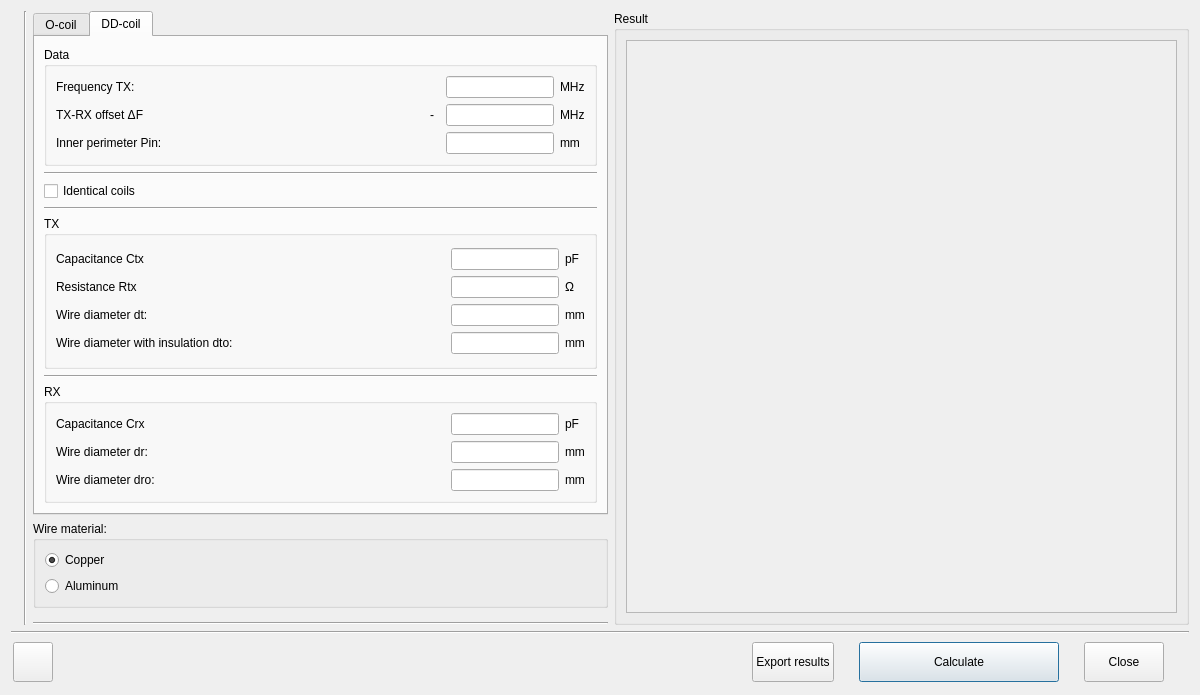
<?xml version="1.0" encoding="UTF-8"?>
<ui version="4.0">
 <class>Multiloop</class>
 <widget class="QDialog" name="Multiloop">
  <property name="windowModality">
   <enum>Qt::WindowModal</enum>
  </property>
  <property name="geometry">
   <rect>
    <x>0</x>
    <y>0</y>
    <width>1200</width>
    <height>695</height>
   </rect>
  </property>
  <property name="sizePolicy">
   <sizepolicy hsizetype="Fixed" vsizetype="Fixed">
    <horstretch>0</horstretch>
    <verstretch>0</verstretch>
   </sizepolicy>
  </property>
  <property name="minimumSize">
   <size>
    <width>950</width>
    <height>695</height>
   </size>
  </property>
  <property name="maximumSize">
   <size>
    <width>1700</width>
    <height>900</height>
   </size>
  </property>
  <property name="windowTitle">
   <string>Search coil of a metal detector</string>
  </property>
  <property name="windowIcon">
   <iconset resource="res.qrc">
    <normaloff>:/menu_ico/res/ico1-multiloop.png</normaloff>:/menu_ico/res/ico1-multiloop.png</iconset>
  </property>
  <property name="locale">
   <locale language="English" country="UnitedStates"/>
  </property>
  <layout class="QVBoxLayout" name="verticalLayout_5">
   <item>
    <layout class="QHBoxLayout" name="horizontalLayout_4">
     <item>
      <widget class="QLabel" name="image">
       <property name="sizePolicy">
        <sizepolicy hsizetype="Fixed" vsizetype="Preferred">
         <horstretch>0</horstretch>
         <verstretch>0</verstretch>
        </sizepolicy>
       </property>
       <property name="text">
        <string notr="true"/>
       </property>
       <property name="pixmap">
        <pixmap resource="res.qrc">:/images/res/multi_loop.png</pixmap>
       </property>
       <property name="alignment">
        <set>Qt::AlignCenter</set>
       </property>
      </widget>
     </item>
     <item>
      <widget class="Line" name="line_2">
       <property name="orientation">
        <enum>Qt::Vertical</enum>
       </property>
      </widget>
     </item>
     <item>
      <layout class="QVBoxLayout" name="verticalLayout_14">
       <item>
        <widget class="QTabWidget" name="tabWidget">
         <property name="sizePolicy">
          <sizepolicy hsizetype="Expanding" vsizetype="Expanding">
           <horstretch>0</horstretch>
           <verstretch>0</verstretch>
          </sizepolicy>
         </property>
         <property name="focusPolicy">
          <enum>Qt::NoFocus</enum>
         </property>
         <property name="currentIndex">
          <number>1</number>
         </property>
         <widget class="QWidget" name="tab_1">
          <attribute name="title">
           <string notr="true">O-coil</string>
          </attribute>
          <layout class="QVBoxLayout" name="verticalLayout">
           <item>
            <layout class="QHBoxLayout" name="horizontalLayout">
             <item>
              <layout class="QVBoxLayout" name="verticalLayout_2">
               <item>
                <widget class="Line" name="line_4">
                 <property name="orientation">
                  <enum>Qt::Horizontal</enum>
                 </property>
                </widget>
               </item>
               <item>
                <widget class="QCheckBox" name="checkBox_isReverce">
                 <property name="text">
                  <string>Reverse calculation</string>
                 </property>
                </widget>
               </item>
               <item>
                <widget class="Line" name="line">
                 <property name="orientation">
                  <enum>Qt::Horizontal</enum>
                 </property>
                </widget>
               </item>
               <item>
                <widget class="QGroupBox" name="groupBox">
                 <property name="sizePolicy">
                  <sizepolicy hsizetype="Preferred" vsizetype="Fixed">
                   <horstretch>0</horstretch>
                   <verstretch>0</verstretch>
                  </sizepolicy>
                 </property>
                 <property name="title">
                  <string>Data</string>
                 </property>
                 <layout class="QVBoxLayout" name="verticalLayout_3">
                  <item>
                   <layout class="QGridLayout" name="gridLayout">
                    <item row="0" column="0">
                     <widget class="QLabel" name="label_N">
                      <property name="text">
                       <string notr="true">Number of turns N:</string>
                      </property>
                      <property name="wordWrap">
                       <bool>true</bool>
                      </property>
                     </widget>
                    </item>
                    <item row="0" column="1">
                     <widget class="QLineEdit" name="lineEdit_N">
                      <property name="sizePolicy">
                       <sizepolicy hsizetype="Fixed" vsizetype="Fixed">
                        <horstretch>0</horstretch>
                        <verstretch>0</verstretch>
                       </sizepolicy>
                      </property>
                     </widget>
                    </item>
                    <item row="0" column="3">
                     <spacer name="horizontalSpacer">
                      <property name="orientation">
                       <enum>Qt::Horizontal</enum>
                      </property>
                      <property name="sizeHint" stdset="0">
                       <size>
                        <width>40</width>
                        <height>20</height>
                       </size>
                      </property>
                     </spacer>
                    </item>
                    <item row="0" column="2">
                     <widget class="QLabel" name="label_N_m">
                      <property name="text">
                       <string notr="true">microH</string>
                      </property>
                     </widget>
                    </item>
                   </layout>
                  </item>
                 </layout>
                </widget>
               </item>
               <item>
                <widget class="Line" name="line_3">
                 <property name="orientation">
                  <enum>Qt::Horizontal</enum>
                 </property>
                </widget>
               </item>
               <item>
                <widget class="QGroupBox" name="groupBox_2">
                 <property name="sizePolicy">
                  <sizepolicy hsizetype="Expanding" vsizetype="Preferred">
                   <horstretch>0</horstretch>
                   <verstretch>0</verstretch>
                  </sizepolicy>
                 </property>
                 <property name="title">
                  <string>Dimensions</string>
                 </property>
                 <layout class="QVBoxLayout" name="verticalLayout_4">
                  <item>
                   <layout class="QGridLayout" name="gridLayout_2">
                    <item row="0" column="1">
                     <widget class="QLineEdit" name="lineEdit_Di">
                      <property name="sizePolicy">
                       <sizepolicy hsizetype="Fixed" vsizetype="Fixed">
                        <horstretch>0</horstretch>
                        <verstretch>0</verstretch>
                       </sizepolicy>
                      </property>
                     </widget>
                    </item>
                    <item row="1" column="2">
                     <widget class="QLabel" name="label_02">
                      <property name="sizePolicy">
                       <sizepolicy hsizetype="Fixed" vsizetype="Preferred">
                        <horstretch>0</horstretch>
                        <verstretch>0</verstretch>
                       </sizepolicy>
                      </property>
                      <property name="text">
                       <string notr="true">mm</string>
                      </property>
                     </widget>
                    </item>
                    <item row="1" column="0">
                     <widget class="QLabel" name="label_2">
                      <property name="text">
                       <string notr="true">Wire diameter d:</string>
                      </property>
                      <property name="wordWrap">
                       <bool>true</bool>
                      </property>
                     </widget>
                    </item>
                    <item row="0" column="0">
                     <widget class="QLabel" name="label_1">
                      <property name="text">
                       <string notr="true">Inside diameter Di:</string>
                      </property>
                      <property name="wordWrap">
                       <bool>true</bool>
                      </property>
                     </widget>
                    </item>
                    <item row="1" column="1">
                     <widget class="QLineEdit" name="lineEdit_d">
                      <property name="sizePolicy">
                       <sizepolicy hsizetype="Fixed" vsizetype="Fixed">
                        <horstretch>0</horstretch>
                        <verstretch>0</verstretch>
                       </sizepolicy>
                      </property>
                     </widget>
                    </item>
                    <item row="0" column="2">
                     <widget class="QLabel" name="label_01">
                      <property name="sizePolicy">
                       <sizepolicy hsizetype="Fixed" vsizetype="Preferred">
                        <horstretch>0</horstretch>
                        <verstretch>0</verstretch>
                       </sizepolicy>
                      </property>
                      <property name="text">
                       <string notr="true">mm</string>
                      </property>
                     </widget>
                    </item>
                    <item row="2" column="1">
                     <widget class="QLineEdit" name="lineEdit_do">
                      <property name="sizePolicy">
                       <sizepolicy hsizetype="Fixed" vsizetype="Fixed">
                        <horstretch>0</horstretch>
                        <verstretch>0</verstretch>
                       </sizepolicy>
                      </property>
                     </widget>
                    </item>
                    <item row="2" column="0">
                     <widget class="QLabel" name="label_3">
                      <property name="text">
                       <string notr="true">Wire diameter with insulation do:</string>
                      </property>
                      <property name="wordWrap">
                       <bool>true</bool>
                      </property>
                     </widget>
                    </item>
                    <item row="2" column="2">
                     <widget class="QLabel" name="label_03">
                      <property name="sizePolicy">
                       <sizepolicy hsizetype="Fixed" vsizetype="Preferred">
                        <horstretch>0</horstretch>
                        <verstretch>0</verstretch>
                       </sizepolicy>
                      </property>
                      <property name="text">
                       <string notr="true">mm</string>
                      </property>
                     </widget>
                    </item>
                   </layout>
                  </item>
                 </layout>
                </widget>
               </item>
              </layout>
             </item>
            </layout>
           </item>
          </layout>
         </widget>
         <widget class="QWidget" name="tab_2">
          <attribute name="title">
           <string notr="true">DD-coil</string>
          </attribute>
          <layout class="QVBoxLayout" name="verticalLayout_13">
           <item>
            <layout class="QHBoxLayout" name="horizontalLayout_3">
             <item>
              <layout class="QVBoxLayout" name="verticalLayout_9">
               <item>
                <widget class="QGroupBox" name="groupBox_Data">
                 <property name="sizePolicy">
                  <sizepolicy hsizetype="Preferred" vsizetype="Fixed">
                   <horstretch>0</horstretch>
                   <verstretch>0</verstretch>
                  </sizepolicy>
                 </property>
                 <property name="title">
                  <string>Data</string>
                 </property>
                 <layout class="QVBoxLayout" name="verticalLayout_10">
                  <item>
                   <layout class="QGridLayout" name="gridLayout_3">
                    <item row="0" column="3">
                     <widget class="QLabel" name="label_Ftx_m">
                      <property name="sizePolicy">
                       <sizepolicy hsizetype="Fixed" vsizetype="Preferred">
                        <horstretch>0</horstretch>
                        <verstretch>0</verstretch>
                       </sizepolicy>
                      </property>
                      <property name="text">
                       <string notr="true">MHz</string>
                      </property>
                     </widget>
                    </item>
                    <item row="1" column="2">
                     <widget class="QLineEdit" name="lineEdit_deltaF">
                      <property name="sizePolicy">
                       <sizepolicy hsizetype="Fixed" vsizetype="Fixed">
                        <horstretch>0</horstretch>
                        <verstretch>0</verstretch>
                       </sizepolicy>
                      </property>
                     </widget>
                    </item>
                    <item row="1" column="1">
                     <widget class="QToolButton" name="toolButton">
                      <property name="minimumSize">
                       <size>
                        <width>16</width>
                        <height>16</height>
                       </size>
                      </property>
                      <property name="maximumSize">
                       <size>
                        <width>16</width>
                        <height>16</height>
                       </size>
                      </property>
                      <property name="focusPolicy">
                       <enum>Qt::NoFocus</enum>
                      </property>
                      <property name="text">
                       <string notr="true">-</string>
                      </property>
                      <property name="checkable">
                       <bool>true</bool>
                      </property>
                      <property name="autoRaise">
                       <bool>true</bool>
                      </property>
                     </widget>
                    </item>
                    <item row="0" column="2">
                     <widget class="QLineEdit" name="lineEdit_Ftx">
                      <property name="sizePolicy">
                       <sizepolicy hsizetype="Fixed" vsizetype="Fixed">
                        <horstretch>0</horstretch>
                        <verstretch>0</verstretch>
                       </sizepolicy>
                      </property>
                     </widget>
                    </item>
                    <item row="0" column="0">
                     <widget class="QLabel" name="label_Ftx">
                      <property name="text">
                       <string notr="true">Frequency TX:</string>
                      </property>
                      <property name="wordWrap">
                       <bool>true</bool>
                      </property>
                     </widget>
                    </item>
                    <item row="1" column="0">
                     <widget class="QLabel" name="label_deltaF">
                      <property name="text">
                       <string notr="true">TX-RX offset ΔF</string>
                      </property>
                     </widget>
                    </item>
                    <item row="4" column="2">
                     <widget class="QLineEdit" name="lineEdit_Pin">
                      <property name="sizePolicy">
                       <sizepolicy hsizetype="Fixed" vsizetype="Fixed">
                        <horstretch>0</horstretch>
                        <verstretch>0</verstretch>
                       </sizepolicy>
                      </property>
                     </widget>
                    </item>
                    <item row="4" column="0">
                     <widget class="QLabel" name="label_Pin">
                      <property name="text">
                       <string notr="true">Inner perimeter Pin:</string>
                      </property>
                      <property name="wordWrap">
                       <bool>true</bool>
                      </property>
                     </widget>
                    </item>
                    <item row="4" column="3">
                     <widget class="QLabel" name="label_Pin_m">
                      <property name="sizePolicy">
                       <sizepolicy hsizetype="Fixed" vsizetype="Preferred">
                        <horstretch>0</horstretch>
                        <verstretch>0</verstretch>
                       </sizepolicy>
                      </property>
                      <property name="text">
                       <string notr="true">mm</string>
                      </property>
                     </widget>
                    </item>
                    <item row="1" column="3">
                     <widget class="QLabel" name="label_deltaF_m">
                      <property name="sizePolicy">
                       <sizepolicy hsizetype="Fixed" vsizetype="Preferred">
                        <horstretch>0</horstretch>
                        <verstretch>0</verstretch>
                       </sizepolicy>
                      </property>
                      <property name="text">
                       <string notr="true">MHz</string>
                      </property>
                     </widget>
                    </item>
                   </layout>
                  </item>
                 </layout>
                </widget>
               </item>
               <item>
                <widget class="Line" name="line_8">
                 <property name="orientation">
                  <enum>Qt::Horizontal</enum>
                 </property>
                </widget>
               </item>
               <item>
                <widget class="QCheckBox" name="checkBox_identical">
                 <property name="focusPolicy">
                  <enum>Qt::NoFocus</enum>
                 </property>
                 <property name="text">
                  <string>Identical coils</string>
                 </property>
                </widget>
               </item>
               <item>
                <widget class="Line" name="line_9">
                 <property name="orientation">
                  <enum>Qt::Horizontal</enum>
                 </property>
                </widget>
               </item>
               <item>
                <widget class="QGroupBox" name="groupBox_TX">
                 <property name="sizePolicy">
                  <sizepolicy hsizetype="Preferred" vsizetype="Fixed">
                   <horstretch>0</horstretch>
                   <verstretch>0</verstretch>
                  </sizepolicy>
                 </property>
                 <property name="title">
                  <string notr="true">TX</string>
                 </property>
                 <layout class="QVBoxLayout" name="verticalLayout_12">
                  <item>
                   <layout class="QGridLayout" name="gridLayout_4">
                    <item row="3" column="1">
                     <widget class="QLineEdit" name="lineEdit_dw">
                      <property name="sizePolicy">
                       <sizepolicy hsizetype="Fixed" vsizetype="Fixed">
                        <horstretch>0</horstretch>
                        <verstretch>0</verstretch>
                       </sizepolicy>
                      </property>
                     </widget>
                    </item>
                    <item row="1" column="0">
                     <widget class="QLabel" name="label_Ctx">
                      <property name="text">
                       <string notr="true">Capacitance Ctx</string>
                      </property>
                     </widget>
                    </item>
                    <item row="3" column="0">
                     <widget class="QLabel" name="label_dw">
                      <property name="text">
                       <string notr="true">Wire diameter dt:</string>
                      </property>
                      <property name="wordWrap">
                       <bool>true</bool>
                      </property>
                     </widget>
                    </item>
                    <item row="1" column="2">
                     <widget class="QLabel" name="label_Ctx_m">
                      <property name="sizePolicy">
                       <sizepolicy hsizetype="Fixed" vsizetype="Preferred">
                        <horstretch>0</horstretch>
                        <verstretch>0</verstretch>
                       </sizepolicy>
                      </property>
                      <property name="text">
                       <string notr="true">pF</string>
                      </property>
                     </widget>
                    </item>
                    <item row="4" column="2">
                     <widget class="QLabel" name="label_dt_m">
                      <property name="sizePolicy">
                       <sizepolicy hsizetype="Fixed" vsizetype="Preferred">
                        <horstretch>0</horstretch>
                        <verstretch>0</verstretch>
                       </sizepolicy>
                      </property>
                      <property name="text">
                       <string notr="true">mm</string>
                      </property>
                     </widget>
                    </item>
                    <item row="4" column="0">
                     <widget class="QLabel" name="label_dt">
                      <property name="text">
                       <string notr="true">Wire diameter with insulation dto:</string>
                      </property>
                      <property name="wordWrap">
                       <bool>true</bool>
                      </property>
                     </widget>
                    </item>
                    <item row="4" column="1">
                     <widget class="QLineEdit" name="lineEdit_dt">
                      <property name="sizePolicy">
                       <sizepolicy hsizetype="Fixed" vsizetype="Fixed">
                        <horstretch>0</horstretch>
                        <verstretch>0</verstretch>
                       </sizepolicy>
                      </property>
                     </widget>
                    </item>
                    <item row="1" column="1">
                     <widget class="QLineEdit" name="lineEdit_Ctx">
                      <property name="sizePolicy">
                       <sizepolicy hsizetype="Fixed" vsizetype="Fixed">
                        <horstretch>0</horstretch>
                        <verstretch>0</verstretch>
                       </sizepolicy>
                      </property>
                     </widget>
                    </item>
                    <item row="3" column="2">
                     <widget class="QLabel" name="label_dw_m">
                      <property name="sizePolicy">
                       <sizepolicy hsizetype="Fixed" vsizetype="Preferred">
                        <horstretch>0</horstretch>
                        <verstretch>0</verstretch>
                       </sizepolicy>
                      </property>
                      <property name="text">
                       <string notr="true">mm</string>
                      </property>
                     </widget>
                    </item>
                    <item row="2" column="1">
                     <widget class="QLineEdit" name="lineEdit_Rtx">
                      <property name="sizePolicy">
                       <sizepolicy hsizetype="Fixed" vsizetype="Fixed">
                        <horstretch>0</horstretch>
                        <verstretch>0</verstretch>
                       </sizepolicy>
                      </property>
                     </widget>
                    </item>
                    <item row="2" column="0">
                     <widget class="QLabel" name="label_Rtx">
                      <property name="text">
                       <string notr="true">Resistance Rtx</string>
                      </property>
                     </widget>
                    </item>
                    <item row="2" column="2">
                     <widget class="QLabel" name="label_Rtx_m">
                      <property name="sizePolicy">
                       <sizepolicy hsizetype="Fixed" vsizetype="Preferred">
                        <horstretch>0</horstretch>
                        <verstretch>0</verstretch>
                       </sizepolicy>
                      </property>
                      <property name="text">
                       <string notr="true">Ω</string>
                      </property>
                     </widget>
                    </item>
                   </layout>
                  </item>
                 </layout>
                </widget>
               </item>
               <item>
                <widget class="Line" name="line_7">
                 <property name="orientation">
                  <enum>Qt::Horizontal</enum>
                 </property>
                </widget>
               </item>
               <item>
                <widget class="QGroupBox" name="groupBox_RX">
                 <property name="sizePolicy">
                  <sizepolicy hsizetype="Preferred" vsizetype="Fixed">
                   <horstretch>0</horstretch>
                   <verstretch>0</verstretch>
                  </sizepolicy>
                 </property>
                 <property name="title">
                  <string notr="true">RX</string>
                 </property>
                 <layout class="QVBoxLayout" name="verticalLayout_7">
                  <item>
                   <layout class="QGridLayout" name="gridLayout_5">
                    <item row="0" column="2">
                     <widget class="QLabel" name="label_Crx_m">
                      <property name="sizePolicy">
                       <sizepolicy hsizetype="Fixed" vsizetype="Preferred">
                        <horstretch>0</horstretch>
                        <verstretch>0</verstretch>
                       </sizepolicy>
                      </property>
                      <property name="text">
                       <string notr="true">pF</string>
                      </property>
                     </widget>
                    </item>
                    <item row="1" column="2">
                     <widget class="QLabel" name="label_dw2_m">
                      <property name="sizePolicy">
                       <sizepolicy hsizetype="Fixed" vsizetype="Preferred">
                        <horstretch>0</horstretch>
                        <verstretch>0</verstretch>
                       </sizepolicy>
                      </property>
                      <property name="text">
                       <string notr="true">mm</string>
                      </property>
                     </widget>
                    </item>
                    <item row="1" column="1">
                     <widget class="QLineEdit" name="lineEdit_dw2">
                      <property name="sizePolicy">
                       <sizepolicy hsizetype="Fixed" vsizetype="Fixed">
                        <horstretch>0</horstretch>
                        <verstretch>0</verstretch>
                       </sizepolicy>
                      </property>
                     </widget>
                    </item>
                    <item row="0" column="1">
                     <widget class="QLineEdit" name="lineEdit_Crx">
                      <property name="sizePolicy">
                       <sizepolicy hsizetype="Fixed" vsizetype="Fixed">
                        <horstretch>0</horstretch>
                        <verstretch>0</verstretch>
                       </sizepolicy>
                      </property>
                     </widget>
                    </item>
                    <item row="1" column="0">
                     <widget class="QLabel" name="label_dw2">
                      <property name="text">
                       <string notr="true">Wire diameter dr:</string>
                      </property>
                     </widget>
                    </item>
                    <item row="0" column="0">
                     <widget class="QLabel" name="label_Crx">
                      <property name="text">
                       <string notr="true">Capacitance Crx</string>
                      </property>
                     </widget>
                    </item>
                    <item row="2" column="0">
                     <widget class="QLabel" name="label_dt2">
                      <property name="text">
                       <string notr="true">Wire diameter dro:</string>
                      </property>
                     </widget>
                    </item>
                    <item row="2" column="1">
                     <widget class="QLineEdit" name="lineEdit_dt2">
                      <property name="sizePolicy">
                       <sizepolicy hsizetype="Fixed" vsizetype="Fixed">
                        <horstretch>0</horstretch>
                        <verstretch>0</verstretch>
                       </sizepolicy>
                      </property>
                     </widget>
                    </item>
                    <item row="2" column="2">
                     <widget class="QLabel" name="label_dt2_m">
                      <property name="sizePolicy">
                       <sizepolicy hsizetype="Fixed" vsizetype="Preferred">
                        <horstretch>0</horstretch>
                        <verstretch>0</verstretch>
                       </sizepolicy>
                      </property>
                      <property name="text">
                       <string notr="true">mm</string>
                      </property>
                     </widget>
                    </item>
                   </layout>
                  </item>
                 </layout>
                </widget>
               </item>
              </layout>
             </item>
            </layout>
           </item>
          </layout>
         </widget>
        </widget>
       </item>
       <item>
        <widget class="QGroupBox" name="groupBox_Material">
         <property name="sizePolicy">
          <sizepolicy hsizetype="Preferred" vsizetype="Fixed">
           <horstretch>0</horstretch>
           <verstretch>0</verstretch>
          </sizepolicy>
         </property>
         <property name="title">
          <string>Wire material:</string>
         </property>
         <layout class="QVBoxLayout" name="verticalLayout_6">
          <item>
           <widget class="QRadioButton" name="radioButton_copper">
            <property name="focusPolicy">
             <enum>Qt::NoFocus</enum>
            </property>
            <property name="text">
             <string>Copper</string>
            </property>
            <property name="checked">
             <bool>true</bool>
            </property>
           </widget>
          </item>
          <item>
           <widget class="QRadioButton" name="radioButton_aluminum">
            <property name="focusPolicy">
             <enum>Qt::NoFocus</enum>
            </property>
            <property name="text">
             <string>Aluminum</string>
            </property>
           </widget>
          </item>
         </layout>
        </widget>
       </item>
       <item>
        <spacer name="verticalSpacer">
         <property name="orientation">
          <enum>Qt::Vertical</enum>
         </property>
         <property name="sizeHint" stdset="0">
          <size>
           <width>20</width>
           <height>40</height>
          </size>
         </property>
        </spacer>
       </item>
       <item>
        <widget class="Line" name="line_6">
         <property name="orientation">
          <enum>Qt::Horizontal</enum>
         </property>
        </widget>
       </item>
      </layout>
     </item>
     <item>
      <layout class="QVBoxLayout" name="verticalLayout_16">
       <item>
        <widget class="QGroupBox" name="groupBox_3">
         <property name="title">
          <string>Result</string>
         </property>
         <layout class="QVBoxLayout" name="verticalLayout_8">
          <item>
           <widget class="QScrollArea" name="scrollArea">
            <property name="focusPolicy">
             <enum>Qt::NoFocus</enum>
            </property>
            <property name="widgetResizable">
             <bool>true</bool>
            </property>
            <widget class="QWidget" name="scrollAreaWidgetContents">
             <property name="geometry">
              <rect>
               <x>0</x>
               <y>0</y>
               <width>409</width>
               <height>576</height>
              </rect>
             </property>
             <layout class="QVBoxLayout" name="verticalLayout_11">
              <item>
               <widget class="QLabel" name="label_result">
                <property name="sizePolicy">
                 <sizepolicy hsizetype="Expanding" vsizetype="Expanding">
                  <horstretch>0</horstretch>
                  <verstretch>0</verstretch>
                 </sizepolicy>
                </property>
                <property name="text">
                 <string notr="true"/>
                </property>
                <property name="alignment">
                 <set>Qt::AlignLeading|Qt::AlignLeft|Qt::AlignTop</set>
                </property>
                <property name="wordWrap">
                 <bool>true</bool>
                </property>
                <property name="textInteractionFlags">
                 <set>Qt::LinksAccessibleByMouse|Qt::TextSelectableByMouse</set>
                </property>
               </widget>
              </item>
             </layout>
            </widget>
           </widget>
          </item>
         </layout>
        </widget>
       </item>
      </layout>
     </item>
    </layout>
   </item>
   <item>
    <widget class="Line" name="line_5">
     <property name="orientation">
      <enum>Qt::Horizontal</enum>
     </property>
    </widget>
   </item>
   <item>
    <layout class="QHBoxLayout" name="horizontalLayout_2">
     <property name="spacing">
      <number>25</number>
     </property>
     <property name="leftMargin">
      <number>2</number>
     </property>
     <property name="topMargin">
      <number>2</number>
     </property>
     <property name="rightMargin">
      <number>25</number>
     </property>
     <property name="bottomMargin">
      <number>2</number>
     </property>
     <item>
      <widget class="QPushButton" name="pushButton_help">
       <property name="minimumSize">
        <size>
         <width>40</width>
         <height>40</height>
        </size>
       </property>
       <property name="maximumSize">
        <size>
         <width>40</width>
         <height>40</height>
        </size>
       </property>
       <property name="focusPolicy">
        <enum>Qt::NoFocus</enum>
       </property>
       <property name="toolTip">
        <string>Context help</string>
       </property>
       <property name="text">
        <string/>
       </property>
       <property name="icon">
        <iconset resource="res.qrc">
         <normaloff>:/menu_ico/res/ico2-help.png</normaloff>:/menu_ico/res/ico2-help.png</iconset>
       </property>
       <property name="shortcut">
        <string notr="true">F1</string>
       </property>
       <property name="autoDefault">
        <bool>false</bool>
       </property>
      </widget>
     </item>
     <item>
      <spacer name="horizontalSpacer_2">
       <property name="orientation">
        <enum>Qt::Horizontal</enum>
       </property>
       <property name="sizeHint" stdset="0">
        <size>
         <width>40</width>
         <height>20</height>
        </size>
       </property>
      </spacer>
     </item>
     <item>
      <widget class="QPushButton" name="pushButton_export">
       <property name="minimumSize">
        <size>
         <width>0</width>
         <height>40</height>
        </size>
       </property>
       <property name="focusPolicy">
        <enum>Qt::NoFocus</enum>
       </property>
       <property name="statusTip">
        <string notr="true">Ctrl+Enter</string>
       </property>
       <property name="text">
        <string>Export results</string>
       </property>
       <property name="icon">
        <iconset resource="res.qrc">
         <normaloff>:/menu_ico/res/ico2-export.png</normaloff>:/menu_ico/res/ico2-export.png</iconset>
       </property>
      </widget>
     </item>
     <item>
      <widget class="QPushButton" name="pushButton_calculate">
       <property name="minimumSize">
        <size>
         <width>200</width>
         <height>40</height>
        </size>
       </property>
       <property name="focusPolicy">
        <enum>Qt::NoFocus</enum>
       </property>
       <property name="toolTip">
        <string notr="true">Enter</string>
       </property>
       <property name="text">
        <string>Calculate</string>
       </property>
       <property name="icon">
        <iconset resource="res.qrc">
         <normaloff>:/menu_ico/res/ico2-enter-key.png</normaloff>:/menu_ico/res/ico2-enter-key.png</iconset>
       </property>
       <property name="shortcut">
        <string notr="true">Enter</string>
       </property>
       <property name="autoDefault">
        <bool>false</bool>
       </property>
       <property name="default">
        <bool>true</bool>
       </property>
      </widget>
     </item>
     <item>
      <widget class="QPushButton" name="pushButton_close">
       <property name="minimumSize">
        <size>
         <width>0</width>
         <height>40</height>
        </size>
       </property>
       <property name="focusPolicy">
        <enum>Qt::NoFocus</enum>
       </property>
       <property name="toolTip">
        <string notr="true">Esc</string>
       </property>
       <property name="text">
        <string>Close</string>
       </property>
       <property name="icon">
        <iconset resource="res.qrc">
         <normaloff>:/menu_ico/res/ico2-unavailable.png</normaloff>:/menu_ico/res/ico2-unavailable.png</iconset>
       </property>
       <property name="shortcut">
        <string notr="true">Esc</string>
       </property>
       <property name="autoDefault">
        <bool>false</bool>
       </property>
      </widget>
     </item>
    </layout>
   </item>
  </layout>
 </widget>
 <tabstops>
  <tabstop>checkBox_isReverce</tabstop>
  <tabstop>lineEdit_N</tabstop>
  <tabstop>lineEdit_Di</tabstop>
  <tabstop>lineEdit_d</tabstop>
  <tabstop>lineEdit_do</tabstop>
  <tabstop>lineEdit_Ftx</tabstop>
  <tabstop>toolButton</tabstop>
  <tabstop>lineEdit_deltaF</tabstop>
  <tabstop>lineEdit_Pin</tabstop>
  <tabstop>checkBox_identical</tabstop>
  <tabstop>lineEdit_Ctx</tabstop>
  <tabstop>lineEdit_Rtx</tabstop>
  <tabstop>lineEdit_dw</tabstop>
  <tabstop>lineEdit_dt</tabstop>
  <tabstop>lineEdit_Crx</tabstop>
  <tabstop>lineEdit_dw2</tabstop>
  <tabstop>lineEdit_dt2</tabstop>
 </tabstops>
 <resources>
  <include location="res.qrc"/>
 </resources>
 <connections/>
</ui>
